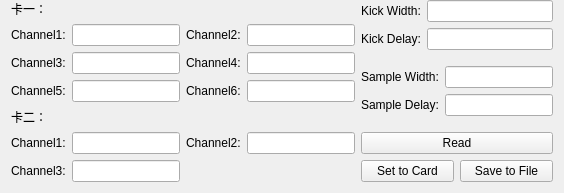
          <widget class="DHBaseWidget" name="widget_IOCardSet" native="true">
           <layout class="QVBoxLayout" name="verticalLayout_4">
            <property name="topMargin">
             <number>0</number>
            </property>
            <item>
             <layout class="QVBoxLayout" name="namelayout_IOCardDelaySet"/>
            </item>
            <item>
             <layout class="QHBoxLayout" name="horizontalLayout_4">
              <item>
               <layout class="QGridLayout" name="gridLayout_5">
                <item row="1" column="0">
                 <widget class="QLabel" name="label_6">
                  <property name="text">
                   <string>Channel1:</string>
                  </property>
                 </widget>
                </item>
                <item row="1" column="1">
                 <widget class="QLineEdit" name="Delay1"/>
                </item>
                <item row="2" column="1">
                 <widget class="QLineEdit" name="Delay3"/>
                </item>
                <item row="2" column="2">
                 <widget class="QLabel" name="label_9">
                  <property name="text">
                   <string>Channel4:</string>
                  </property>
                 </widget>
                </item>
                <item row="0" column="0">
                 <widget class="QLabel" name="label_32">
                  <property name="text">
                   <string>卡一：</string>
                  </property>
                 </widget>
                </item>
                <item row="1" column="2">
                 <widget class="QLabel" name="label_7">
                  <property name="text">
                   <string>Channel2:</string>
                  </property>
                 </widget>
                </item>
                <item row="8" column="1">
                 <widget class="QLineEdit" name="Delay9"/>
                </item>
                <item row="8" column="0">
                 <widget class="QLabel" name="label_34">
                  <property name="text">
                   <string>Channel3:</string>
                  </property>
                 </widget>
                </item>
                <item row="7" column="0">
                 <widget class="QLabel" name="label_17">
                  <property name="text">
                   <string>Channel1:</string>
                  </property>
                 </widget>
                </item>
                <item row="6" column="0">
                 <widget class="QLabel" name="label_33">
                  <property name="text">
                   <string>卡二：</string>
                  </property>
                 </widget>
                </item>
                <item row="1" column="3">
                 <widget class="QLineEdit" name="Delay2"/>
                </item>
                <item row="2" column="0">
                 <widget class="QLabel" name="label_8">
                  <property name="text">
                   <string>Channel3:</string>
                  </property>
                 </widget>
                </item>
                <item row="5" column="3">
                 <widget class="QLineEdit" name="Delay6"/>
                </item>
                <item row="2" column="3">
                 <widget class="QLineEdit" name="Delay4"/>
                </item>
                <item row="7" column="1">
                 <widget class="QLineEdit" name="Delay7"/>
                </item>
                <item row="5" column="1">
                 <widget class="QLineEdit" name="Delay5"/>
                </item>
                <item row="7" column="3">
                 <widget class="QLineEdit" name="Delay8"/>
                </item>
                <item row="5" column="2">
                 <widget class="QLabel" name="label_11">
                  <property name="text">
                   <string>Channel6:</string>
                  </property>
                 </widget>
                </item>
                <item row="5" column="0">
                 <widget class="QLabel" name="label_10">
                  <property name="text">
                   <string>Channel5:</string>
                  </property>
                 </widget>
                </item>
                <item row="7" column="2">
                 <widget class="QLabel" name="label_18">
                  <property name="text">
                   <string>Channel2:</string>
                  </property>
                 </widget>
                </item>
               </layout>
              </item>
              <item>
               <layout class="QVBoxLayout" name="verticalLayout_2">
                <item>
                 <layout class="QGridLayout" name="gridLayout_11">
                  <item row="0" column="0">
                   <widget class="QLabel" name="label_19">
                    <property name="text">
                     <string>Kick Width:</string>
                    </property>
                   </widget>
                  </item>
                  <item row="0" column="1">
                   <widget class="QLineEdit" name="KickWidth"/>
                  </item>
                  <item row="1" column="0">
                   <widget class="QLabel" name="label_20">
                    <property name="text">
                     <string>Kick Delay:</string>
                    </property>
                   </widget>
                  </item>
                  <item row="1" column="1">
                   <widget class="QLineEdit" name="KickDelay"/>
                  </item>
                 </layout>
                </item>
                <item>
                 <widget class="QWidget" name="widget_sampleIOCardSet" native="true">
                  <property name="minimumSize">
                   <size>
                    <width>20</width>
                    <height>20</height>
                   </size>
                  </property>
                  <layout class="QGridLayout" name="gridLayout_20">
                   <property name="margin">
                    <number>0</number>
                   </property>
                   <item row="0" column="0">
                    <layout class="QGridLayout" name="gridLayout_18">
                     <item row="0" column="0">
                      <widget class="QLabel" name="label_21">
                       <property name="text">
                        <string>Sample Width:</string>
                       </property>
                      </widget>
                     </item>
                     <item row="0" column="1">
                      <widget class="QLineEdit" name="SamplWidth"/>
                     </item>
                     <item row="1" column="0">
                      <widget class="QLabel" name="label_22">
                       <property name="text">
                        <string>Sample Delay:</string>
                       </property>
                      </widget>
                     </item>
                     <item row="1" column="1">
                      <widget class="QLineEdit" name="SampleDelay"/>
                     </item>
                    </layout>
                   </item>
                  </layout>
                 </widget>
                </item>
                <item>
                 <widget class="QPushButton" name="read">
                  <property name="text">
                   <string>Read</string>
                  </property>
                 </widget>
                </item>
                <item>
                 <layout class="QHBoxLayout" name="horizontalLayout_12">
                  <item>
                   <widget class="QPushButton" name="settocard">
                    <property name="text">
                     <string>Set to Card</string>
                    </property>
                   </widget>
                  </item>
                  <item>
                   <widget class="QPushButton" name="settofile">
                    <property name="text">
                     <string>Save to File</string>
                    </property>
                   </widget>
                  </item>
                 </layout>
                </item>
               </layout>
              </item>
             </layout>
            </item>
           </layout>
          </widget>
